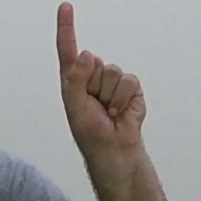
#> input picture Dataset-H1/0_rendered.png, 201 x 201 px; its folder holds only this picture in this run
$ python main.py
#> lines starting #> are read from the running program, lines starting #| are printed output that depends on the picture; after the words box and inside, x2 and y2 are one past the last pixel; in counts of white or black regions, pixels touching at a corner belong together
import glob
import numpy as np
import cv2
from matplotlib import pyplot as plt


def grey_world(nimg):
    # Applying grey_world algorithm
    nimg = nimg.transpose(2, 0, 1).astype(np.uint32)
    mu_g = np.average(nimg[1])
    nimg[0] = np.minimum(nimg[0] * (mu_g / np.average(nimg[0])), 255)
    nimg[2] = np.minimum(nimg[2] * (mu_g / np.average(nimg[2])), 255)
    return nimg.transpose(1, 2, 0).astype(np.uint8)


def plotHistogram(img):
    color = ('b', 'g', 'r')

    # Plotting the histogram values for all R, G, B channels
    for i, col in enumerate(color):
        histr = cv2.calcHist([img], [i], None, [256], [0, 256])
        plt.plot(histr, color=col)
        plt.xlim([0, 256])
    plt.show()


def threshold(img, low, high):
    # Detecting lower and upper bounds for threshold
    lowerBound = np.array(low, dtype="uint8")
    upperBound = np.array(high, dtype="uint8")

    # Applying the threshold and return the inverse of it as we need to background to be black
    thresh = cv2.inRange(img, lowerBound, upperBound)
    return cv2.bitwise_not(thresh)


def main():
    for i, filename in enumerate(glob.glob('Dataset-H1/*.png')):
        # Reading all the images from Dataset-H1 folder
        img = cv2.imread(filename)
#> img is the input picture: shape (201, 201, 3); mean B, G, R 147.1, 149.3, 151.5

        # Applying grey world algorithm to each image
        grey_world_img = grey_world(img)
#> in grey_world, `mu_g = np.average(nimg[1])`: mu_g = 149.3

        # Analyzing R, G, B channels to decide threshold values
        # plotHistogram(grey_world_img)

        # Applying the threshold for RGB images
        rgb_thresh = threshold(grey_world_img, [155, 150, 145], [255, 255, 255])
#> in threshold, `thresh = cv2.inRange(img, lowerBound, upperBound)`:
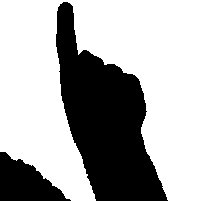
#> thresh: shape (201, 201); 66.9% white; 2 black regions, box (x1, y1, x2, y2) and area: (56, 2, 168, 201) 11346, (0, 152, 71, 201) 2039

        # Converting the image to YCbCr color space
        ycbCr_img = cv2.cvtColor(grey_world_img, cv2.COLOR_RGB2YCrCb)
#> ycbCr_img: shape (201, 201, 3); mean of channels 0, 1, 2 149, 127.7, 127.9

        # Analyzing R, G, B channels to decide threshold values
        # plotHistogram(ycbCr_img)

        # Applying the threshold for YCbCr images
        ycbCr_thresh = threshold(ycbCr_img, [150, 125, 120], [255, 140, 255])
#> in threshold (call 2), `thresh = cv2.inRange(img, lowerBound, upperBound)`:
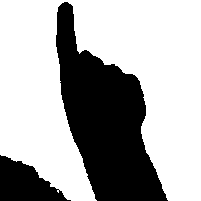
#> thresh: shape (201, 201); 67.4% white; 2 black regions, box (x1, y1, x2, y2) and area: (56, 2, 168, 201) 11268, (0, 155, 71, 201) 1915

        cv2.imshow('Image RGB {}'.format(i), rgb_thresh)
        cv2.imshow('Image YCbCr {}'.format(i), ycbCr_thresh)

        # YCbrCr color space is better for detecting the color ranges for thresholding

    cv2.waitKey()


if __name__ == "__main__":
    main()

$ run again, on Dataset-H1/4_rendered.png
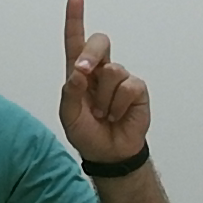
#> input picture Dataset-H1/4_rendered.png, 203 x 203 px
#> in main, img is the input picture: shape (203, 203, 3); mean B, G, R 127.4, 133.6, 127.4
#> mu_g = 133.6
#> in threshold, `thresh = cv2.inRange(img, lowerBound, upperBound)`:
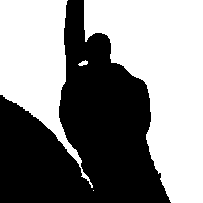
#> thresh: shape (203, 203); 53% white; 1 black region, box (x1, y1, x2, y2) and area: (0, 0, 171, 203) 19355
#> ycbCr_img: shape (203, 203, 3); mean of channels 0, 1, 2 133.5, 127.7, 127.6
#> in threshold (call 2), `thresh = cv2.inRange(img, lowerBound, upperBound)`:
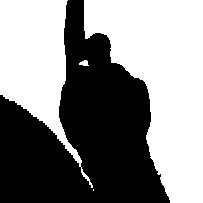
#> thresh: shape (203, 203); 53% white; 1 black region, box (x1, y1, x2, y2) and area: (0, 0, 170, 203) 19374

$ run again, on Dataset-H1/5_rendered.png
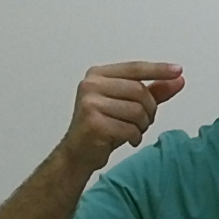
#> input picture Dataset-H1/5_rendered.png, 219 x 219 px
#> in main, img is the input picture: shape (219, 219, 3); mean B, G, R 123.6, 131.2, 122.2
#> mu_g = 131.2
#> in threshold, `thresh = cv2.inRange(img, lowerBound, upperBound)`:
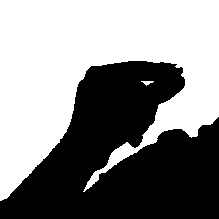
#> thresh: shape (219, 219); 53.7% white; 1 black region, box (x1, y1, x2, y2) and area: (0, 61, 219, 219) 22207
#> ycbCr_img: shape (219, 219, 3); mean of channels 0, 1, 2 131.1, 127.8, 127.7
#> in threshold (call 2), `thresh = cv2.inRange(img, lowerBound, upperBound)`:
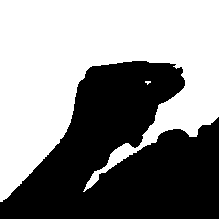
#> thresh: shape (219, 219); 53.8% white; 1 black region, box (x1, y1, x2, y2) and area: (0, 61, 219, 219) 22166

$ run again, on Dataset-H1/6_rendered.png
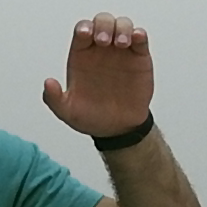
#> input picture Dataset-H1/6_rendered.png, 207 x 207 px
#> in main, img is the input picture: shape (207, 207, 3); mean B, G, R 125.6, 132.8, 130.5
#> mu_g = 132.8
#> in threshold, `thresh = cv2.inRange(img, lowerBound, upperBound)`:
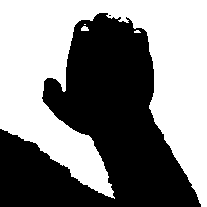
#> thresh: shape (207, 207); 51.4% white; 2 black regions (1 under 20 px), largest, box (x1, y1, x2, y2) and area: (0, 13, 201, 207) 20818
#> ycbCr_img: shape (207, 207, 3); mean of channels 0, 1, 2 132.6, 127.8, 128
#> in threshold (call 2), `thresh = cv2.inRange(img, lowerBound, upperBound)`:
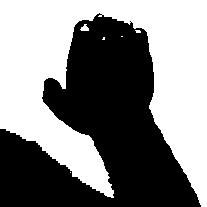
#> thresh: shape (207, 207); 51.3% white; 1 black region, box (x1, y1, x2, y2) and area: (0, 13, 201, 207) 20854

$ run again, on Dataset-H1/10_rendered.png
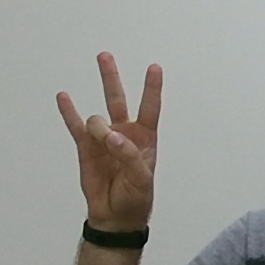
#> input picture Dataset-H1/10_rendered.png, 265 x 265 px
#> in main, img is the input picture: shape (265, 265, 3); mean B, G, R 145.3, 150.6, 150.8
#> mu_g = 150.6
#> in threshold, `thresh = cv2.inRange(img, lowerBound, upperBound)`:
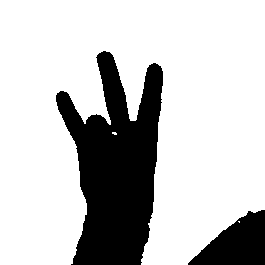
#> thresh: shape (265, 265); 77% white; 2 black regions, box (x1, y1, x2, y2) and area: (56, 51, 163, 265) 13572, (188, 210, 265, 265) 2610
#> ycbCr_img: shape (265, 265, 3); mean of channels 0, 1, 2 150.4, 127.7, 127.9
#> in threshold (call 2), `thresh = cv2.inRange(img, lowerBound, upperBound)`:
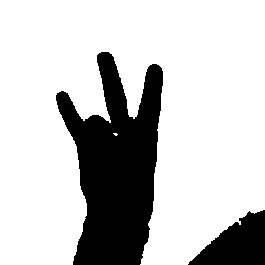
#> thresh: shape (265, 265); 77.1% white; 2 black regions, box (x1, y1, x2, y2) and area: (56, 52, 163, 265) 13534, (188, 210, 265, 265) 2560
